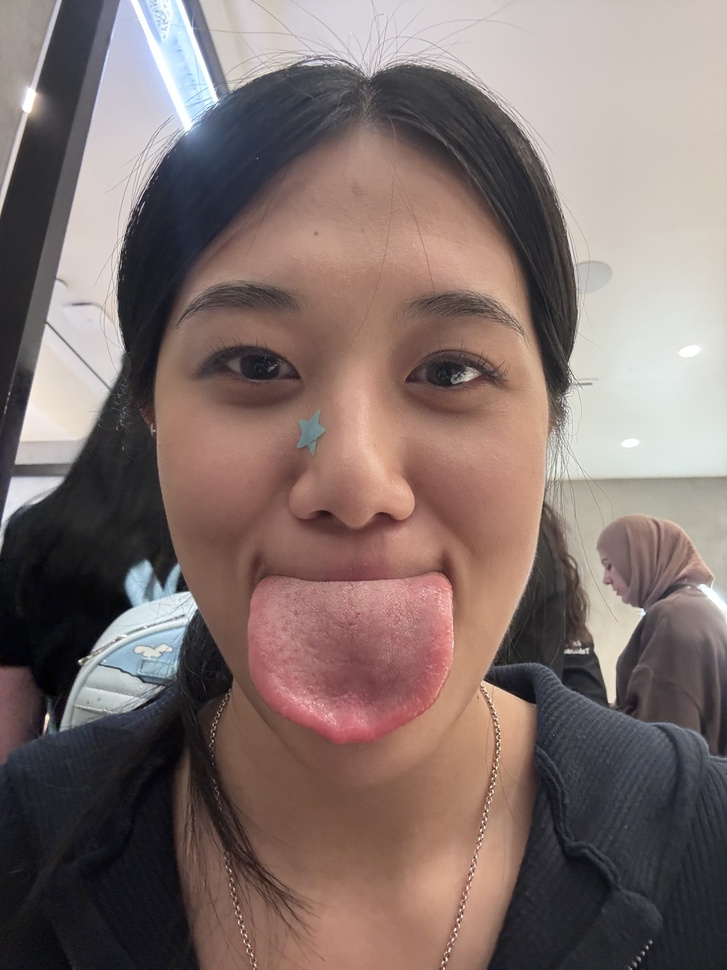
#> input picture p2/data/emitung.jpeg, 727 x 970 px, shrunk from 3024 x 4032 before the run
$ python -i edges.py   (imports and definitions only)
#> lines starting #> are read from the running program, lines starting #| are printed output that depends on the picture
### p2/filters.py
"""filters from p1, expects normalized floats"""
import numpy as np
import cv2
from numpy.lib.stride_tricks import sliding_window_view
from scipy.signal import convolve2d

# [33 lines left out: functions _prepare_convolution, convolve_four_loops, convolve_two_loops, not called in this run]


def gaussian_kernel(sigma=2.0, size=None):
    if sigma <= 0:
        raise ValueError("sigma must be positive")
    if size is None:
        size = 2 * int(np.ceil(3 * sigma)) + 1
    if size < 1 or size % 2 == 0:
        raise ValueError("size must be positive and odd")
    g = cv2.getGaussianKernel(size, sigma)
    return g @ g.T


# [8 lines left out: function filter_image, not called in this run]


def gaussian_blur(image, sigma=2.0, size=None, boundary="symm"):
    g = gaussian_kernel(sigma, size).sum(axis=0)
    return filter_image(filter_image(image, g[None, :], boundary), g[:, None], boundary)


# [20 lines left out: function gaussian_blur_5, not called in this run]


def high_pass(image: np.ndarray, *, boundary: str = "symm") -> np.ndarray:
    image = np.asarray(image, dtype=np.float64)
    return image - gaussian_blur_5(image, boundary=boundary)


# [16 lines left out: function band_pass, not called in this run]

### p2/edges.py
import numpy as np
from scipy.signal import convolve2d

from filters import gaussian_kernel


def finite_difference(image, threshold=0.2, boundary="symm"):
    image = np.asarray(image, dtype=np.float64)
    dx = np.array([[1, -1]])
    dy = dx.T
    ix = convolve2d(image, dx, mode="same", boundary=boundary)
    iy = convolve2d(image, dy, mode="same", boundary=boundary)
    magnitude = np.sqrt(ix**2 + iy**2)
    return ix, iy, magnitude, magnitude > threshold


def dog_filters(sigma=2.0, size=None):
    kernel = gaussian_kernel(sigma, size)
    dx = np.array([[1, -1]])
    # full keeps the whole combined filter
    return convolve2d(kernel, dx, mode="full"), convolve2d(kernel, dx.T, mode="full")


def derivative_of_gaussian(image, sigma=2.0, size=None, threshold=0.04, boundary="symm"):
    image = np.asarray(image, dtype=np.float64)
    kx, ky = dog_filters(sigma, size)
    ix = convolve2d(image, kx, mode="same", boundary=boundary)
    iy = convolve2d(image, ky, mode="same", boundary=boundary)
    magnitude = np.sqrt(ix**2 + iy**2)
    return ix, iy, magnitude, magnitude > threshold

>>> import cv2
>>> picture = cv2.imread('data/emitung.jpeg', cv2.IMREAD_GRAYSCALE)
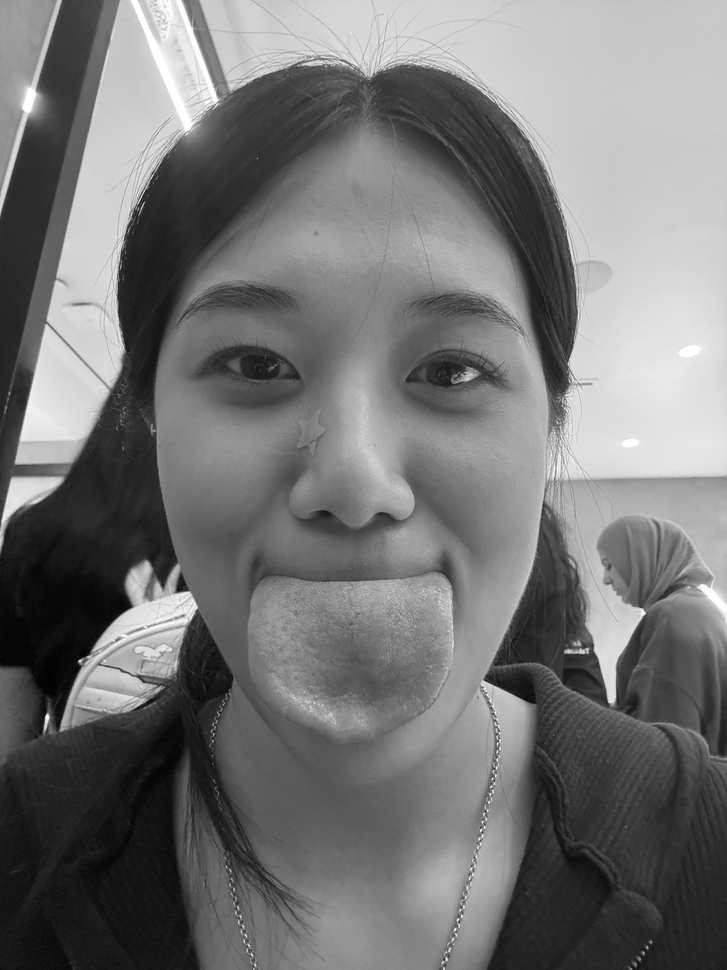
#> picture: shape (970, 727); min 0, max 255, mean 117
>>> result = derivative_of_gaussian(picture)
#> in derivative_of_gaussian, `ix = convolve2d(image, kx, mode="same", boundary=boundary)`:
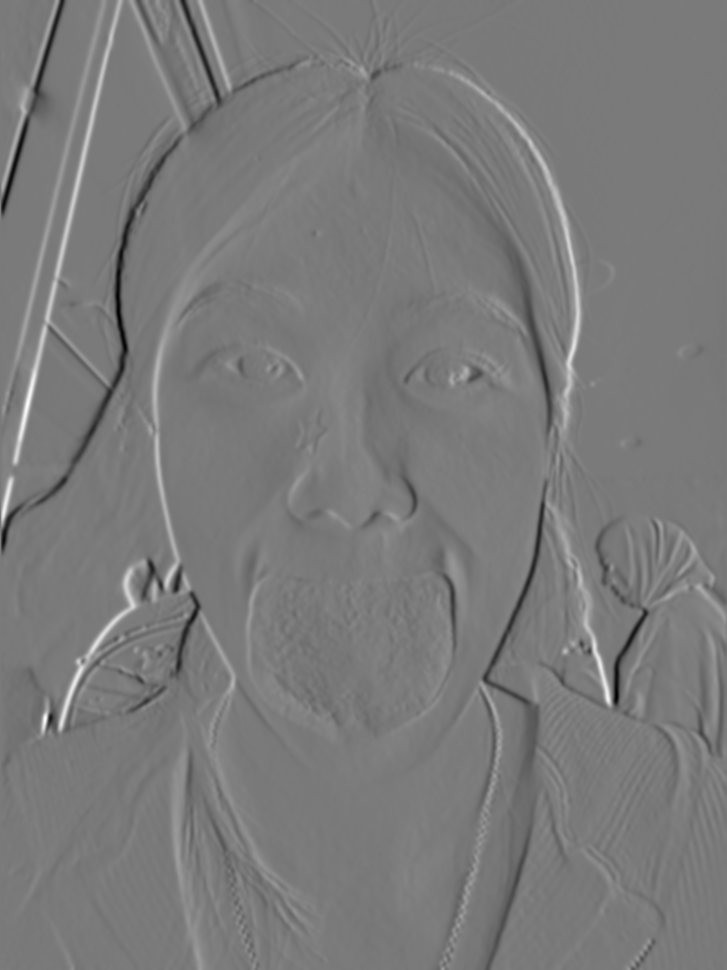
#> ix: shape (970, 727) float64; min -32.85, max 35.65, mean 0.1; drawn with min black and max white
#> in derivative_of_gaussian, `iy = convolve2d(image, ky, mode="same", boundary=boundary)`:
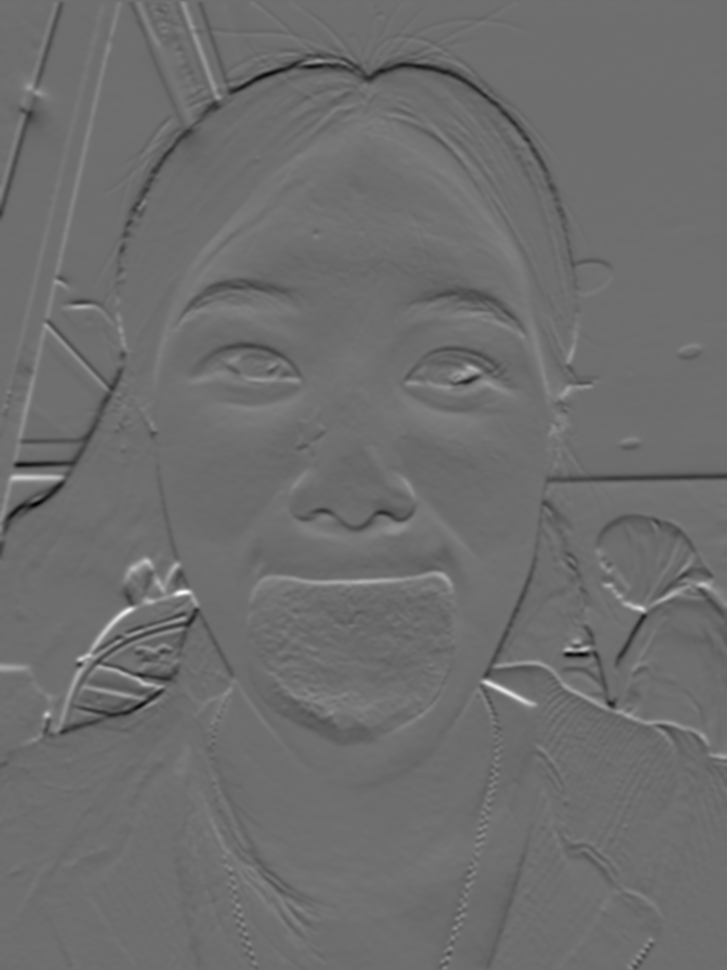
#> iy: shape (970, 727) float64; min -27.24, max 35.67, mean -0.1; drawn with min black and max white
#> in derivative_of_gaussian, `magnitude = np.sqrt(ix**2 + iy**2)`:
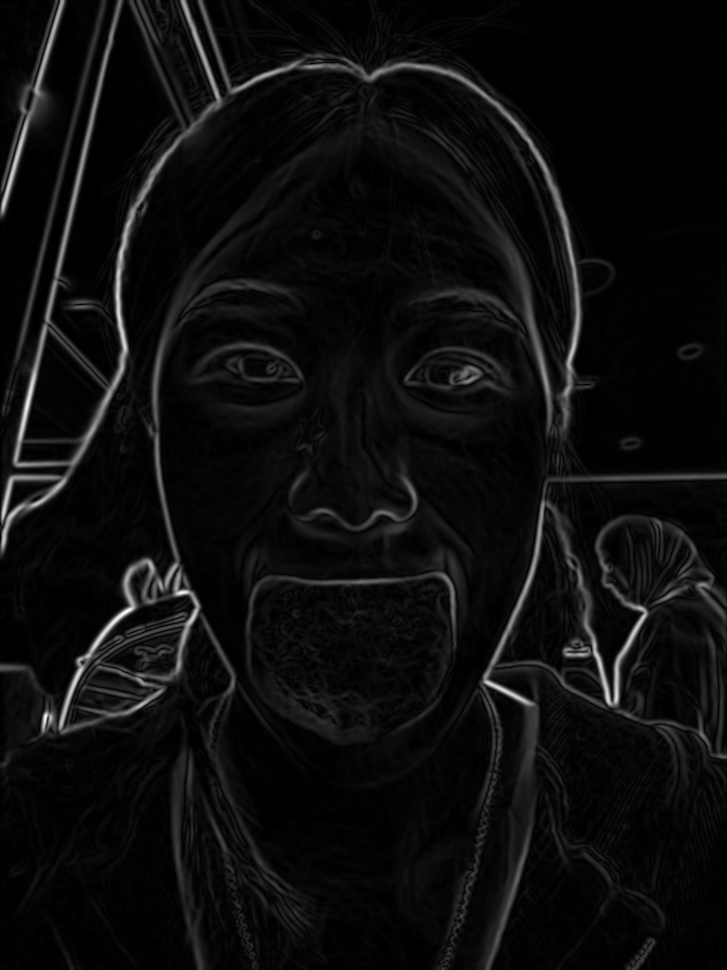
#> magnitude: shape (970, 727) float64; min 7.95e-16, max 37.97, mean 2; drawn with min black and max white
